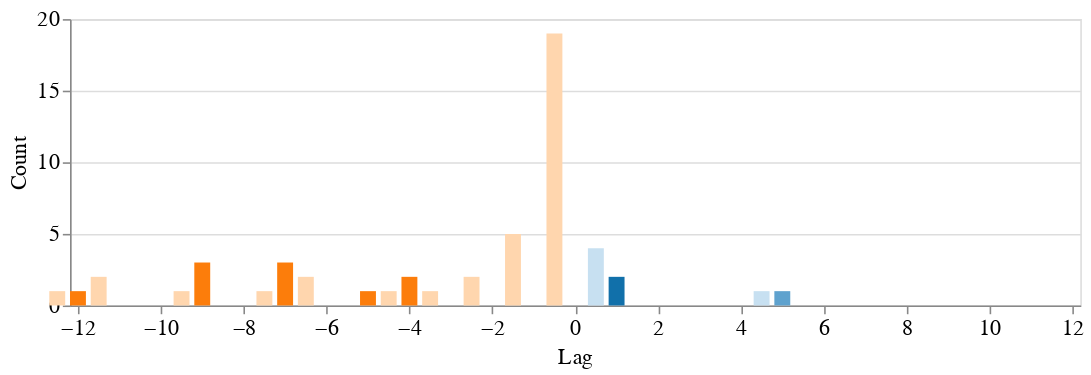

The cell this chart's notebook holds for it:
### Markdown cell above
## figure S7B

### Code cell
w=635; h=180

p = alt.Chart(df_refer_dist).mark_bar(size=10).encode(
    alt.X('step:Q', axis=alt.Axis(title='Lag', labelAngle=0, grid=False, tickMinStep=1), scale=alt.Scale(domain=(-12, 12))),
    alt.Y('counts:Q', axis=alt.Axis(title='Count'), 
          scale=alt.Scale(domain=(0, 20))
        ), 
    alt.Color('color', scale=None),
).properties(width=w, height=h, 
# title={
#       "text": [""], 
      # "subtitle": ["Reference rate"]}
).configure_axis(
    titleFontSize=14,
    labelFontSize=14,
    titleFontWeight='normal'
)
p

### Figure 1 — Vega-Lite specification as saved in the notebook (floating-point values rounded to 4 significant figures)
{"config": {"view": {"continuousWidth": 400, "continuousHeight": 300}, "axis": {"labelFontSize": 14, "titleFontSize": 14, "titleFontWeight": "normal"}}, "data": {"name": "data-0792a18e740559787f1dd5ca25cdb080"}, "mark": {"type": "bar", "size": 10}, "encoding": {"color": {"field": "color", "scale": null, "type": "nominal"}, "x": {"axis": {"grid": false, "labelAngle": 0, "tickMinStep": 1, "title": "Lag"}, "field": "step", "scale": {"domain": [-12, 12]}, "type": "quantitative"}, "y": {"axis": {"title": "Count"}, "field": "counts", "scale": {"domain": [0, 20]}, "type": "quantitative"}}, "height": 180, "width": 635, "$schema": "https://vega.github.io/schema/vega-lite/v4.17.0.json", "datasets": {"data-0792a18e740559787f1dd5ca25cdb080": [{"step": -0.5, "counts": 19, "condition": "r", "color": "#ffd6ae"}, {"step": -1.5, "counts": 5, "condition": "r", "color": "#ffd6ae"}, {"step": 0.5, "counts": 4, "condition": "p", "color": "#c7e0f1"}, {"step": -7.0, "counts": 3, "condition": "r", "color": "#fc7d0b"}, {"step": -9.0, "counts": 3, "condition": "r", "color": "#fc7d0b"}, {"step": -2.5, "counts": 2, "condition": "r", "color": "#ffd6ae"}, {"step": -11.5, "counts": 2, "condition": "r", "color": "#ffd6ae"}, {"step": -6.5, "counts": 2, "condition": "r", "color": "#ffd6ae"}, {"step": -4.0, "counts": 2, "condition": "r", "color": "#fc7d0b"}, {"step": 1.0, "counts": 2, "condition": "p", "color": "#1170aa"}, {"step": -9.5, "counts": 1, "condition": "r", "color": "#ffd6ae"}, {"step": -12.5, "counts": 1, "condition": "r", "color": "#ffd6ae"}, {"step": -12.0, "counts": 1, "condition": "r", "color": "#fc7d0b"}, {"step": -3.5, "counts": 1, "condition": "r", "color": "#ffd6ae"}, {"step": -4.5, "counts": 1, "condition": "r", "color": "#ffd6ae"}, {"step": 4.5, "counts": 1, "condition": "p", "color": "#c7e0f1"}, {"step": -7.5, "counts": 1, "condition": "r", "color": "#ffd6ae"}, {"step": -5.0, "counts": 1, "condition": "r", "color": "#fc7d0b"}, {"step": 5.0, "counts": 1, "condition": "p", "color": "#5fa2ce"}]}}
